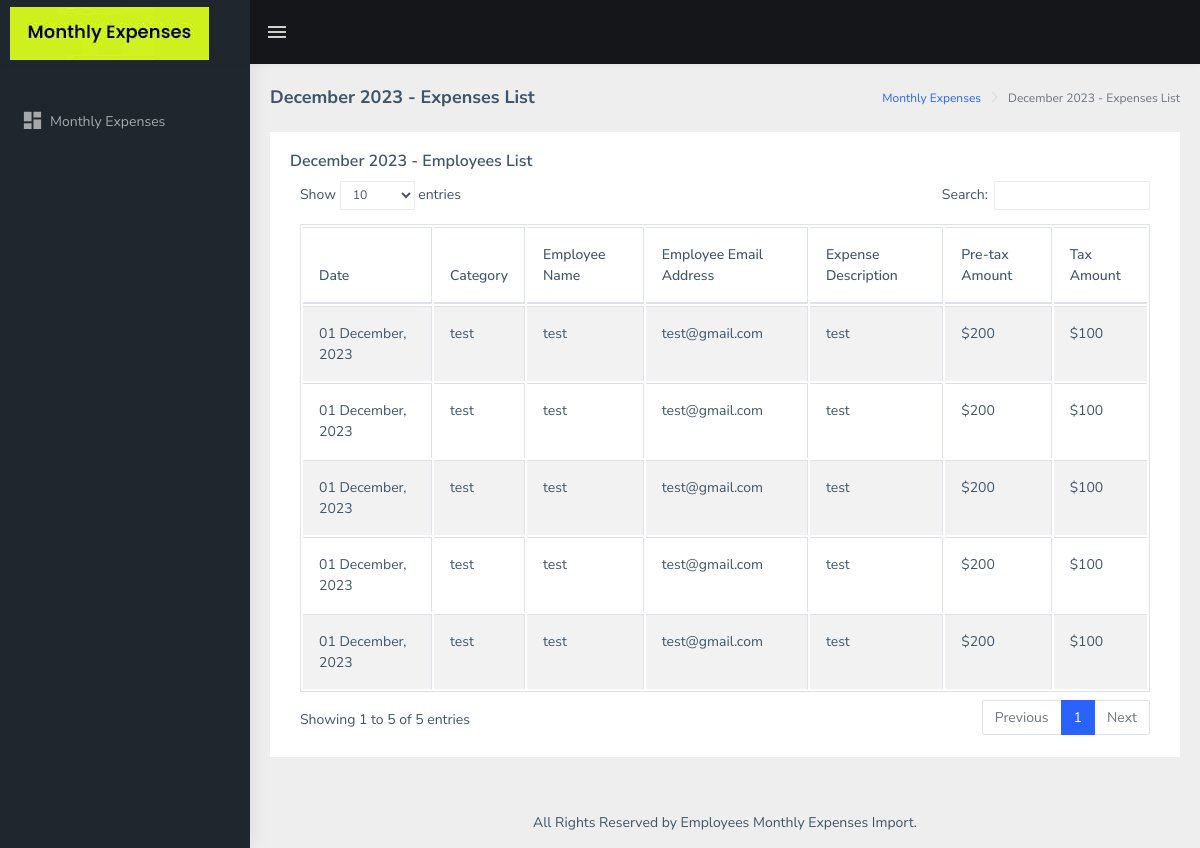
The page /Project/welcome/monthly_detail/2023-12 on the database its author committed.
### tables this page shows
CREATE TABLE `emp_employees_monthly_expenses` (
  `id` int(11) NOT NULL,
  `date` date NOT NULL,
  `category` varchar(100) DEFAULT NULL,
  `employee_name` varchar(50) DEFAULT NULL,
  `employee_address` text DEFAULT NULL,
  `employee_email_address` varchar(50) DEFAULT NULL,
  `expense_description` longtext DEFAULT NULL,
  `pre_tax_amount` float NOT NULL,
  `tax_amount` float NOT NULL,
  `created_date` datetime NOT NULL,
  `updated_date` datetime NOT NULL DEFAULT current_timestamp(),
  `status` tinyint(1) NOT NULL DEFAULT 1
);

### Project/application/core/MY_Loader.php (called while the page is built, shortened)
<?php (defined('BASEPATH')) OR exit('No direct script access allowed');
class MY_Loader extends MX_Loader {
	function ext_view($folder, $view, $vars = array(), $return = FALSE) {
        return $this->_ci_load(array(
                    '_ci_view' => $view,
                    '_ci_vars' => $this->_ci_object_to_array($vars),
                    '_ci_return' => $return
                ));
      }
}

### Project/application/modules/welcome/controllers/Welcome.php (called while the page is built, shortened)
<?php
class Welcome extends MY_Controller {
	var $data;
	public function __construct()
	{
		$this->data = array(
			'pno' => 1,
			'heading' => 'Dashboard',
			'sub_heading' => 'Dashboard',
			'title' => 'Dashboard'
		);
		$this->load->model('welcome_model');
	}
	public function monthly_detail()
	{
		$data = $this->data;
		$date = $this->uri->segment(3);
		$data['month_date'] = date("F Y", strtotime($date));
		$data['result'] = $this->welcome_model->get_month_detail($date);
		$data['main'] = "monthly_employee_details";
		$this->load->ext_view(_TEMPLATE_PATH, 'template', $data);
	}
}

### Project/index.php (called while the page is built, shortened)
<?php
require_once BASEPATH.'core/CodeIgniter.php';

### Project/application/modules/welcome/models/Welcome_model.php (called while the page is built, shortened)
<?php
class Welcome_model extends CI_Model
{
    var $table2;
    public function __construct()
    {
        $this->table2 = $this->db->dbprefix.'employees_monthly_expenses';
    }
    public function get_month_detail($date){
        $this->db->select('*');
        $this->db->like('date', $date);
        $this->db->from($this->table2);
        $this->db->order_by("date", "DESC");
        $query = $this->db->get();
        if($query->num_rows() > 0)
        {
            return $query->result();
        }
        else
        {
            return null;
        }
    }
}
?>

### Project/application/modules/welcome/views/monthly_employee_details.php (the view)
<div class="page-breadcrumb">
    <div class="row">
        <div class="col-12 d-flex no-block align-items-center">
            <h4 class="page-title"><?php echo $month_date;?> - Expenses List</h4>
            <div class="ml-auto text-right">
                <nav aria-label="breadcrumb">
                    <ol class="breadcrumb">
                        <li class="breadcrumb-item"><a href="<?php echo base_url();?>">Monthly Expenses</a></li>
                        <li class="breadcrumb-item active" aria-current="page"><?php echo $month_date;?> - Expenses List</li>
                    </ol>
                </nav>
            </div>
        </div>
    </div>
</div>
<div class="container-fluid">
    <div class="card">
        <div class="card-body">
            <h5 class="card-title"><?php echo $month_date;?> - Employees List</h5>
            <div class="table-responsive">
                <table id="monthly_expenses" class="table table-striped table-bordered">
                    <thead>
                        <tr>
                            <th>Date</th>
                            <th>Category</th>
                            <th>Employee Name</th>
                            <th>Employee Email Address</th>
                            <th>Expense Description</th>
                            <th>Pre-tax Amount</th>
                            <th>Tax Amount</th>
                        </tr>
                    </thead>
                    <tbody>
                    <?php
                    if($result != null)
                    {
                        foreach($result as $rows)
                        {
                            ?>
                            <tr>
                                <td><?php echo date("d F, Y", strtotime($rows->date));?></td>
                                <td><?php echo $rows->category;?></td>
                                <td><?php echo $rows->employee_name;?></td>
                                <td><?php echo $rows->employee_email_address;?></td>
                                <td><?php echo $rows->expense_description;?></td>
                                <td>$<?php echo $rows->pre_tax_amount;?></td>
                                <td>$<?php echo $rows->tax_amount;?></td>
                            </tr>
                            <?php
                        }
                    }
                    ?>
                </table>
            </div>
        </div>
    </div>
</div>

### rows shown on the page
emp_employees_monthly_expenses: date "01 December, 2023", category "test", employee_name "test", employee_email_address "test@gmail.com", expense_description "test", pre_tax_amount "200", tax_amount "100"
emp_employees_monthly_expenses: date "01 December, 2023", category "test", employee_name "test", employee_email_address "test@gmail.com", expense_description "test", pre_tax_amount "200", tax_amount "100"
emp_employees_monthly_expenses: date "01 December, 2023", category "test", employee_name "test", employee_email_address "test@gmail.com", expense_description "test", pre_tax_amount "200", tax_amount "100"
emp_employees_monthly_expenses: date "01 December, 2023", category "test", employee_name "test", employee_email_address "test@gmail.com", expense_description "test", pre_tax_amount "200", tax_amount "100"
emp_employees_monthly_expenses: date "01 December, 2023", category "test", employee_name "test", employee_email_address "test@gmail.com", expense_description "test", pre_tax_amount "200", tax_amount "100"

### other values the page prints
$month_date "December 2023"
_PROJECT_NAME "Employees Monthly Expenses Import"
